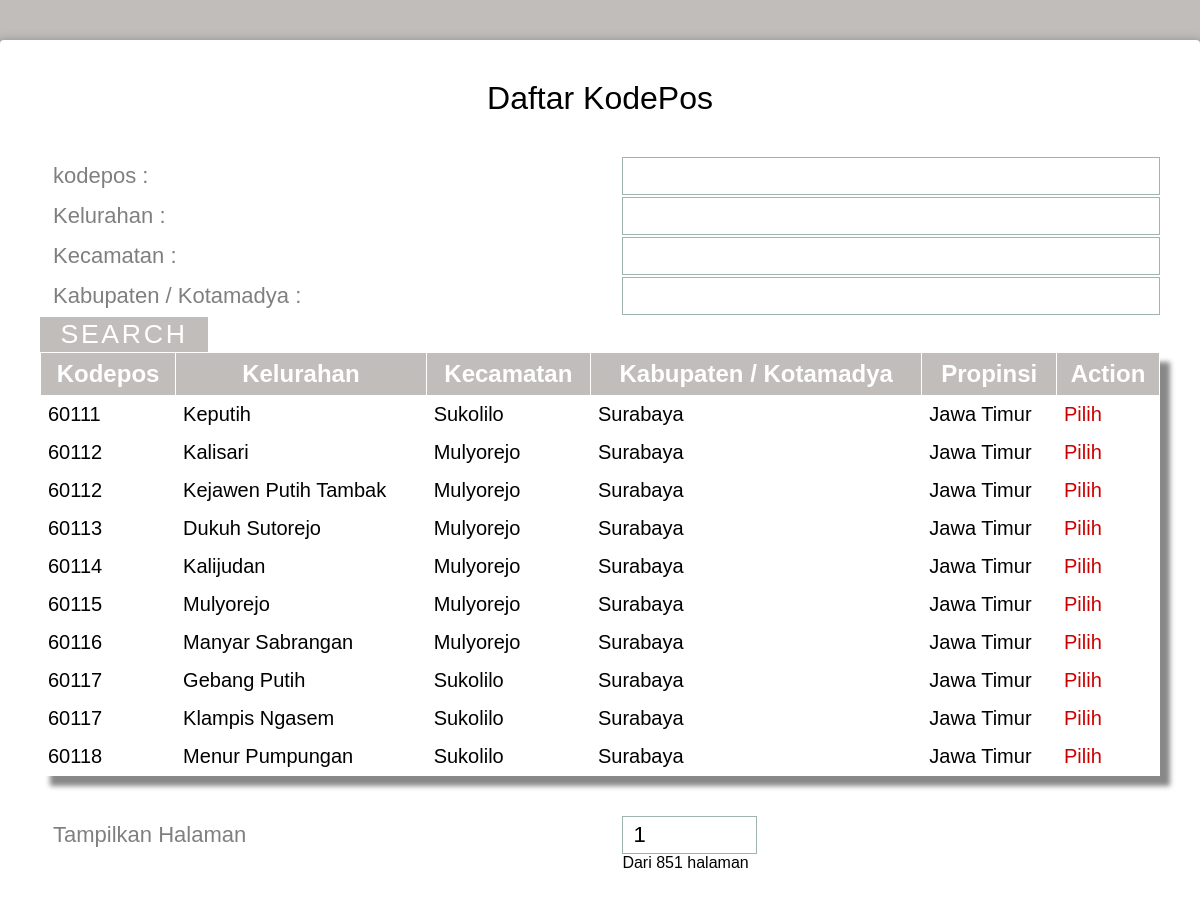
The page /admin_h1/kodepos.php (signed in) on the database its author committed.
### tables this page shows
CREATE TABLE IF NOT EXISTS `kodepos` (
  `id_kodepos` int(5) NOT NULL AUTO_INCREMENT,
  `kodepos` int(11) DEFAULT NULL,
  `kelurahan` varchar(50) DEFAULT NULL,
  `kecamatan` varchar(50) DEFAULT NULL,
  `jenis` varchar(50) DEFAULT NULL,
  `kabupaten` varchar(50) DEFAULT NULL,
  `propinsi` varchar(50) DEFAULT NULL,
  PRIMARY KEY (`id_kodepos`)
);

### admin_h1/kodepos.php (the view, shortened to what this page needs)
<!DOCTYPE html>
<html >
  <head>
    <link href='../css/css.css' rel='stylesheet' type='text/css'>
    <link rel="stylesheet" href="css/normalize.css">
	<link rel="stylesheet" href="css/style.css">
  </head>
  <body>
    <div class="form">
    <div class="tab-content">
	  <div id="pdd">
          <h1>Daftar KodePos</h1>
          <form id="form-search" method="post">
          <div class="top-row">
            <div class="field-wrap">
              <label>
                kodepos :
              </label>
            </div>
              <div class="field-wrap">
                <input type="text" name="kodepos" value=""/>
              </div>
          </div>
			<div class="top-row">
          <div class="field-wrap">
            <label>
              Kelurahan :
            </label>
		  </div>
		  <div class="field-wrap">
          <input type="text" name="kelurahan" value=""/>
          </div>
		  </div>
          <div class="top-row">
          <div class="field-wrap">
            <label>
              Kecamatan :
            </label>
		  </div>
		  <div class="field-wrap"><input name="kecamatan" type="text" value=""/>
          </div>
          </div>
		  <div class="top-row">
          <div class="field-wrap">
            <label>
              Kabupaten / Kotamadya :
            </label>
          </div>
		  <div class="field-wrap">
            <input name="kabupaten" type="text" value=""/>
          </div>
          </div>
          <button type="submit" class="button button-block"/>Search</button>
		   <div class="result">
		  <div class="field-wrap">
		  <div class="table" >
                <table>
                    <tr>
                        <td>
                            Kodepos
                        </td>
                        <td >
                            Kelurahan
                        </td>
                        <td>
                            Kecamatan
                        </td>
						<td>
                            Kabupaten / Kotamadya
                        </td>
						<td>
                            Propinsi
                        </td>
						<td>
                            Action
                        </td>
                    </tr>
                    <?php
					$hasil=mysql_query("select * from kodepos limit 0,10");
					while ($baris = mysql_fetch_array($hasil)){
					echo "
					<tr>
					<td align=center>";echo $baris['kodepos'];echo"</td>
					<td align=center>";echo $baris['kelurahan'];echo"</td>
					<td align=center>";echo $baris['kecamatan'];echo"</td>
					<td align=center>";echo $baris['kabupaten'];echo"</td>
					<td align=center>";echo $baris['propinsi'];echo'</td>
					<td align=center><a href=""'." onclick='".'return select_kodepos("'.$baris['kodepos'].'"'.");'>Pilih</a></td></tr>";
					}
					$hitung=mysql_query("select * from kodepos");
					$count = 0;
					while ($an = mysql_fetch_array($hitung))
					{
						$count++;
					}
                    ?>
                </table>
            </div>
			</div>
            <div class="top-row" >
          <div class="field-wrap">
          <label>Tampilkan Halaman</label></div>
          <div class="field-wrap">
          <input type="number"required  style="width:25%" min="1" name="page" max="<?php echo ceil($count/10)?>" value="1"/><span>Dari <?php echo ceil($count/10) ?> halaman</span>
          </div>
        </div>
        </div>
        </form>
        </div>
</div>
  </body>
</html>

### admin_h1/css/style.css (style rules this page uses)
*, *:before, *:after { box-sizing: border-box; }
html { overflow-y: scroll; }
body { background: #c1bdba; font-family: 'Titillium Web', sans-serif; }
a { text-decoration: none; color: #cc0000; -webkit-transition: .5s ease; transition: .5s ease; }
.form { background: #ffffff; padding: 40px; max-width: 1200px; margin: 40px auto; border-radius: 4px; box-shadow: 0 4px 10px 4px rgba(19, 35, 47, 0.3); }
h1 { text-align: center; color: #000000; font-weight: 300; margin: 0 0 40px; }
label { position: absolute; -webkit-transform: translateY(6px); -ms-transform: translateY(6px); transform: translateY(6px); left: 13px; color: rgba(0, 0, 0, 0.5); -webkit-transition: all 0.25s ease; transition: all 0.25s ease; -webkit-backface-visibility: hidden; pointer-events: none; font-size: 22px; }
input, textarea { font-size: 22px; display: block; width: 100%; height: 100%; padding: 5px 10px; background: none; background-image: none; border: 1px solid #a0b3b0; color: #000000; border-radius: 0; -webkit-transition: border-color .25s ease, box-shadow .25s ease; transition: border-color .25s ease, box-shadow .25s ease; }
.field-wrap { position: relative; margin-bottom: 40px; }
.top-row:after { content: ""; display: table; clear: both; }
.top-row > div { float: left; width: 48%; margin-right: 4%; }
.top-row > div:last-child { margin: 0; }
.button { border: 0; outline: none; border-radius: 0; padding: 2px 0; font-size: 20pt; font-weight: 6; text-transform: uppercase; letter-spacing: .1em; background: #c1bdba; color: #ffffff; -webkit-transition: all 0.5s ease; transition: all 0.5s ease; -webkit-appearance: none; }
.button-block { display: block; width: 15%; }
.table { margin:0px;padding:0px; width:100%; box-shadow: 10px 10px 5px #888888; border:1px solid #ffffff; -moz-border-radius-bottomleft:0px; -webkit-border-bottom-left-radius:0px; border-bottom-left-radius:0px; -moz-border-radius-bottomright:0px; -webkit-border-bottom-right-radius:0px; border-bottom-right-radius:0px; -moz-border-radius-topright:0px; -webkit-border-top-right-radius:0px; border-top-right-radius:0px; -moz-border-radius-topleft:0px; -webkit-border-top-left-radius:0px; border-top-left-radius:0px; }
.table table { border-collapse: collapse; border-spacing: 0; width:100%; height:100%; margin:0px;padding:0px; }
.table tr:last-child td:last-child { -moz-border-radius-bottomright:0px; -webkit-border-bottom-right-radius:0px; border-bottom-right-radius:0px; }
.table table tr:first-child td:first-child { -moz-border-radius-topleft:0px; -webkit-border-top-left-radius:0px; border-top-left-radius:0px; }
.table table tr:first-child td:last-child { -moz-border-radius-topright:0px; -webkit-border-top-right-radius:0px; border-top-right-radius:0px; }
.table tr:last-child td:first-child { -moz-border-radius-bottomleft:0px; -webkit-border-bottom-left-radius:0px; border-bottom-left-radius:0px; }
.table td { vertical-align:middle; background-color:#ffffff; border:1px solid #ffffff; border-width:0px 1px 1px 0px; text-align:left; padding:7px; font-size:20px; font-family:Arial; font-weight:normal; color:#000000; }
.table tr:last-child td { border-width:0px 1px 0px 0px; }
.table tr td:last-child { border-width:0px 0px 1px 0px; }
.table tr:last-child td:last-child { border-width:0px 0px 0px 0px; }
.table tr:first-child td { background:-o-linear-gradient(bottom, #c1bdba 5%, #c1bdba 100%); background:-webkit-gradient( linear, left top, left bottom, color-stop(0.05, #c1bdba), color-stop(1, #c1bdba) ); background:-moz-linear-gradient( center top, #c1bdba 5%, #c1bdba 100% ); filter:progid:DXImageTransform.Microsoft.gradient(startColorstr="#c1bdba", endColorstr="#c1bdba"); background: -o-linear-gradient(top,#c1bdba,c1bdba); background-color:#c1bdba; border:0px solid #ffffff; text-align:center; border-width:0px 0px 1px 1px; font-size:24px; font-family:Arial; font-weight:bold; color:#ffffff; }
.table tr:first-child td:first-child { border-width:0px 0px 1px 0px; }
.table tr:first-child td:last-child { border-width:0px 0px 1px 1px; }

### rows shown on the page
kodepos: kodepos "60111", kelurahan "Keputih", kecamatan "Sukolilo", kabupaten "Surabaya", propinsi "Jawa Timur"
kodepos: kodepos "60112", kelurahan "Kalisari", kecamatan "Mulyorejo", kabupaten "Surabaya", propinsi "Jawa Timur"
kodepos: kodepos "60112", kelurahan "Kejawen Putih Tambak", kecamatan "Mulyorejo", kabupaten "Surabaya", propinsi "Jawa Timur"
kodepos: kodepos "60113", kelurahan "Dukuh Sutorejo", kecamatan "Mulyorejo", kabupaten "Surabaya", propinsi "Jawa Timur"
kodepos: kodepos "60114", kelurahan "Kalijudan", kecamatan "Mulyorejo", kabupaten "Surabaya", propinsi "Jawa Timur"
kodepos: kodepos "60115", kelurahan "Mulyorejo", kecamatan "Mulyorejo", kabupaten "Surabaya", propinsi "Jawa Timur"
kodepos: kodepos "60116", kelurahan "Manyar Sabrangan", kecamatan "Mulyorejo", kabupaten "Surabaya", propinsi "Jawa Timur"
kodepos: kodepos "60117", kelurahan "Gebang Putih", kecamatan "Sukolilo", kabupaten "Surabaya", propinsi "Jawa Timur"
kodepos: kodepos "60117", kelurahan "Klampis Ngasem", kecamatan "Sukolilo", kabupaten "Surabaya", propinsi "Jawa Timur"
kodepos: kodepos "60118", kelurahan "Menur Pumpungan", kecamatan "Sukolilo", kabupaten "Surabaya", propinsi "Jawa Timur"

### other values the page prints
ceil($count/10) "851"
